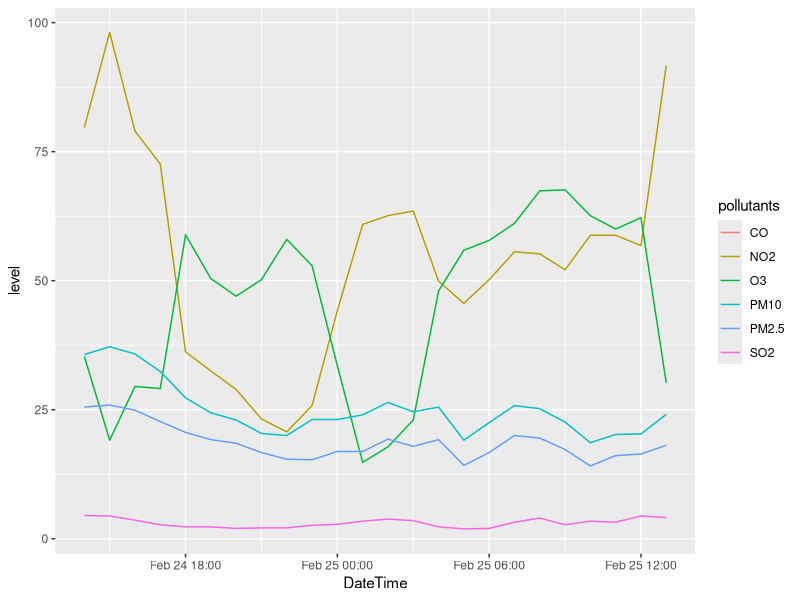
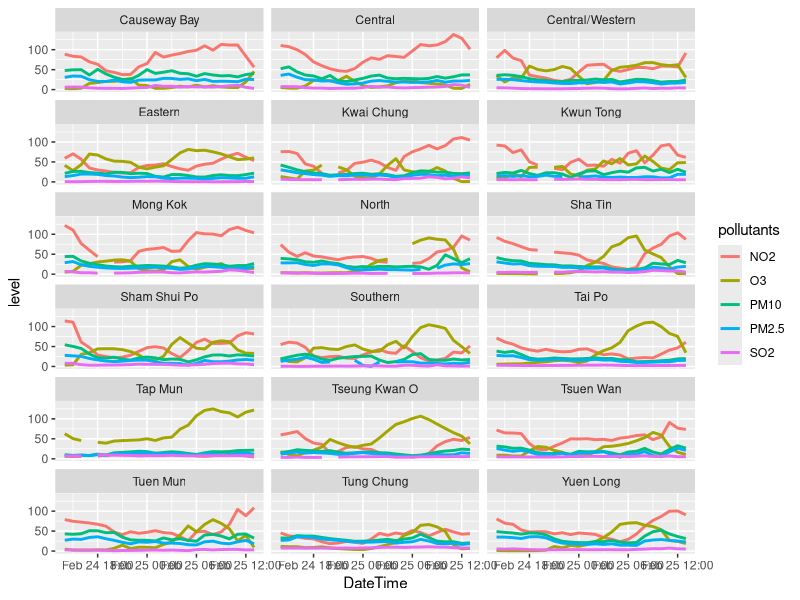

The R script that drew these images, in order:
## ---- chunk 1
options(width = 100)
## ---- chunk 2
knitr::opts_chunk$set(echo = TRUE, warning = FALSE, error = FALSE, message = FALSE, fig.width = 10)
## ---- chunk 3
library(lubridate)
library(ggplot2)
library(tidyverse)
## ---- chunk 4
setwd("D:/OneDrive - The Chinese University of Hong Kong/GitHub/_source")
base_dir <- "D:/OneDrive - The Chinese University of Hong Kong/GitHub/" # i.e. where the jekyll blog is on the hard drive.
base_url <- "/" # keep as is
fig_path <- "images/" # customize to heart's content, I 'spose.

knitr::opts_knit$set(base.dir = base_dir, base.url = base_url)
knitr::opts_chunk$set(fig.path = fig_path,
                      message=FALSE, warning=FALSE,
                      cache = TRUE) 
## ---- chunk 5
airpollutants <- read.csv("airpollutants.csv", header = TRUE, sep = ",", encoding ="UTF-8")
head(airpollutants)
## ---- chunk 6
airpollutants.tbl <- as_tibble(airpollutants)
airpollutants.tbl <- airpollutants.tbl %>% 
  mutate(NO2 = as.double(NO2)) %>% 
  mutate(O3 = as.double(O3)) %>%
  mutate(SO2 = as.double(SO2)) %>% 
  mutate(CO = as.double(CO)) %>% 
  mutate(PM2.5 = as.double(PM2.5))
## ---- chunk 7
prev <- Sys.getlocale("LC_TIME"); Sys.setlocale("LC_TIME", "C") # help from strptime in R Documentation
airpollutants.tbl <- airpollutants.tbl %>% 
  mutate(DateTime = as_datetime(DateTime, format="%a, %d %b %Y %H:%M:%S %z")) # as_datetime from package lubridate
## ---- chunk 8
airpollutants.long.tbl <- airpollutants.tbl %>% 
  pivot_longer(cols = c(NO2, O3, SO2, CO, PM10, PM2.5), 
               names_to = "pollutants", 
               values_to = "level")

p1 <- airpollutants.long.tbl %>% 
  filter(StationName == "Central/Western") %>% 
  ggplot(aes(x=DateTime, y=level, color=pollutants))
p1 + geom_line()

p2 <- airpollutants.long.tbl %>%
  filter(pollutants != "CO") %>% 
  ggplot(aes(x=DateTime, y=level, color=pollutants))
p2 + geom_line(size = 1) + facet_wrap(. ~ StationName, ncol = 3)
